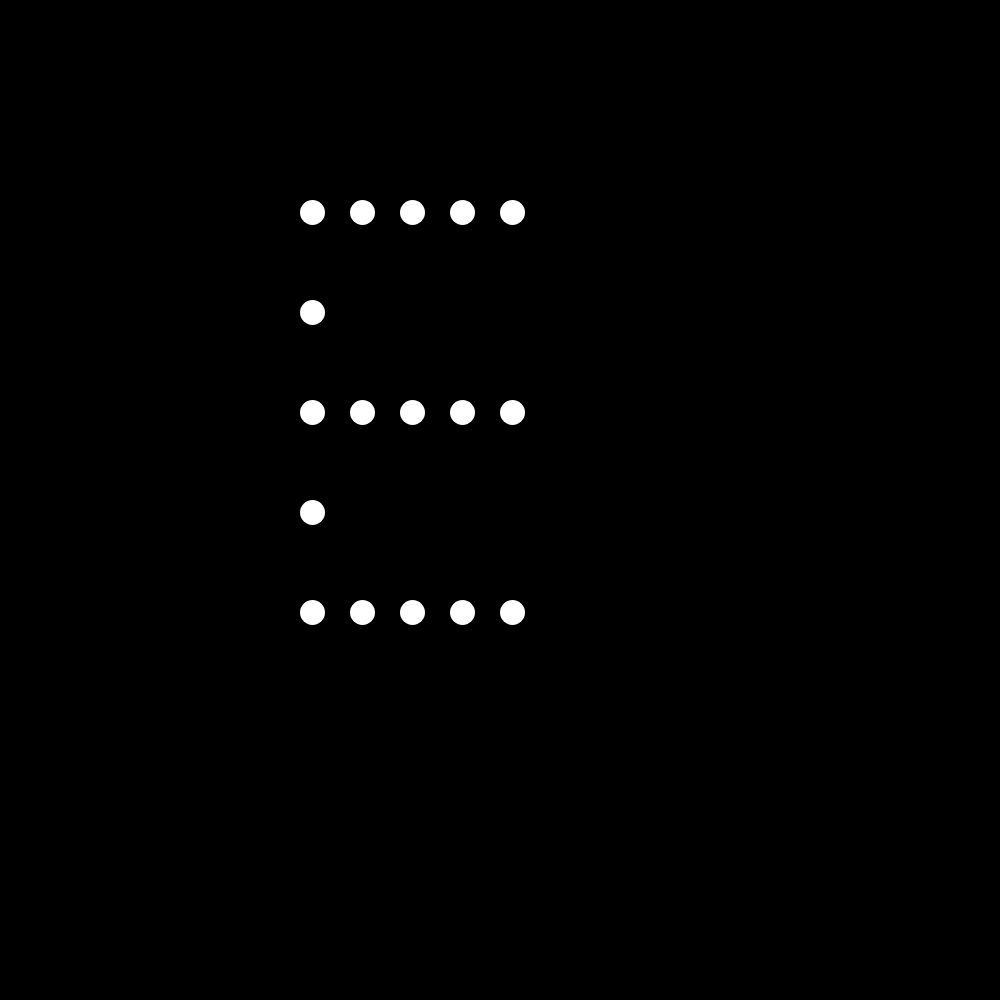
Frame 1 (no input)
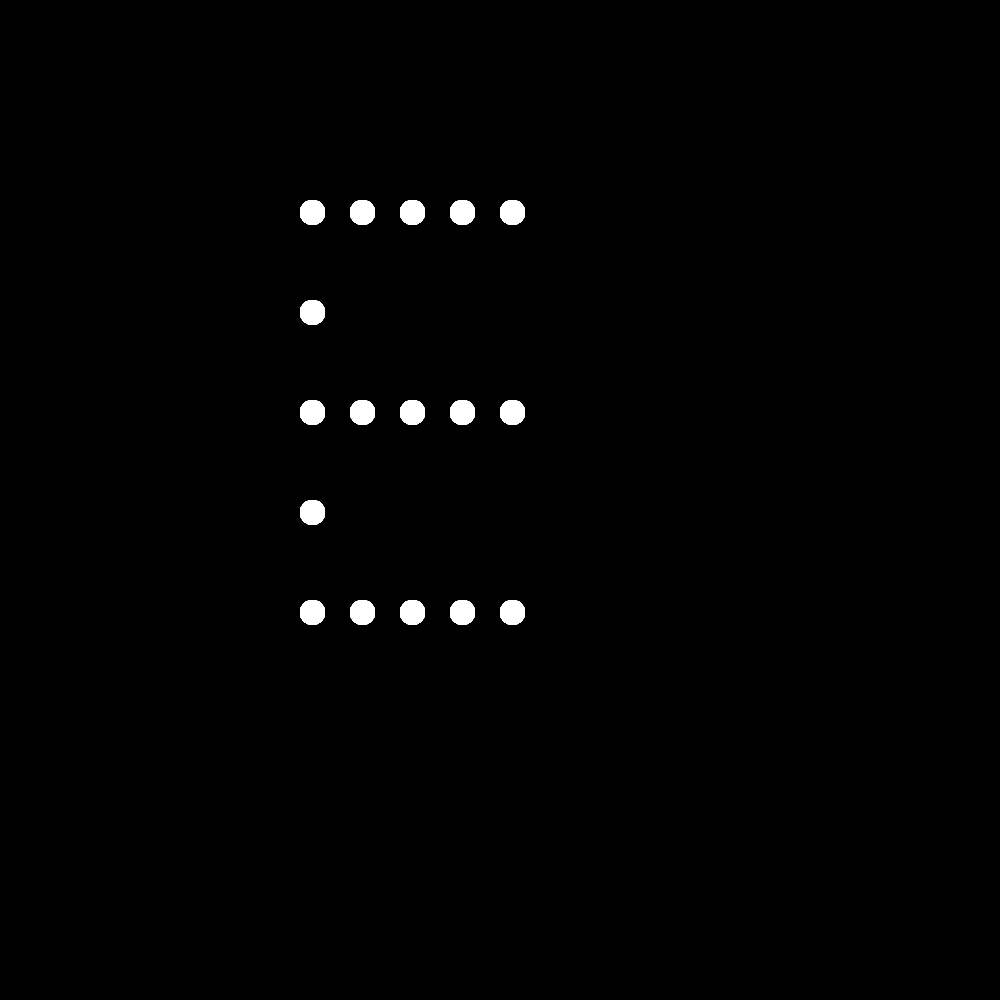
Frame 60 (no input)
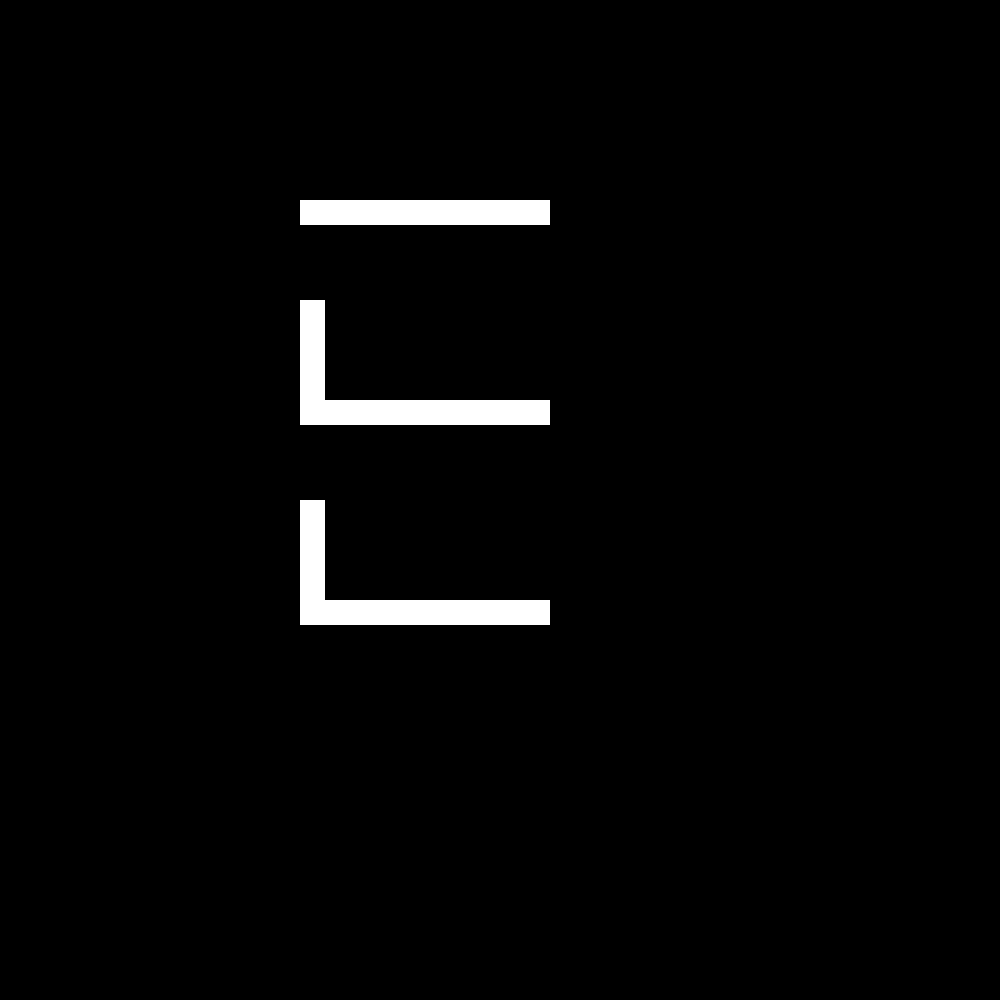
Frame 120 (the mouse pressed at the canvas centre since frame 60)

The p5.js sketch that drew these frames (run headless with seeded random() and noise() and a simulated clock; from frame 60 on, the mouse is pressed at the canvas centre):

// p5.js sketch
// ── sketch.js
function setup (){
    createCanvas (1000, 1000);
    background (0);
}

function draw (){
    if(mouseIsPressed === true){
        noStroke();
        fill (320);
        rect (300, 200, 50, 25);
    }
    else {
        noStroke();
        fill (320);
        //rect (300, 300, 25, 25);
        rect (300, 200, 25, 25, 45, 45);
    }

   if(mouseIsPressed === true){
        noStroke();
        fill (320);
        rect (350, 200, 50, 25);
    }
    else {
        noStroke();
        fill (320);
        rect (350, 200, 25, 25, 45, 45);
    }

    if(mouseIsPressed === true){
        noStroke();
        fill (320);
        rect (400, 200, 50, 25);
    }
    else {
        noStroke();
        fill (320);
        rect (400, 200, 25, 25, 45, 45);
    }

    if(mouseIsPressed === true){
        noStroke();
        fill (320);
        rect (450, 200, 50, 25);
    }
    else {
        noStroke();
        fill (320);
        rect (450, 200, 25, 25, 45, 45);
    }

    if(mouseIsPressed === true){
        noStroke();
        fill (320);
        rect (500, 200, 50, 25);
    }
    else {
        noStroke();
        fill (320);
        rect (500, 200, 25, 25, 45, 45);
    } 

    

     // middle row

    if(mouseIsPressed === true){
        noStroke();
        fill (320);
        rect (300, 400, 50, 25);
    }
    else {
        noStroke();
        fill (320);
        //rect (300, 300, 25, 25);
        rect (300, 400, 25, 25, 45, 45);
    }

   if(mouseIsPressed === true){
        noStroke();
        fill (320);
        rect (350, 400, 50, 25);
    }
    else {
        noStroke();
        fill (320);
        rect (350, 400, 25, 25, 45, 45);
    }

    if(mouseIsPressed === true){
        noStroke();
        fill (320);
        rect (400, 400, 50, 25);
    }
    else {
        noStroke();
        fill (320);
        rect (400, 400, 25, 25, 45, 45);
    }

    if(mouseIsPressed === true){
        noStroke();
        fill (320);
        rect (450, 400, 50, 25);
    }
    else {
        noStroke();
        fill (320);
        rect (450, 400, 25, 25, 45, 45);
    }

    if(mouseIsPressed === true){
        noStroke();
        fill (320);
        rect (500, 400, 50, 25);
    }
    else {
        noStroke();
        fill (320);
        rect (500, 400, 25, 25, 45, 45);
    } 



    // bottom row

    if(mouseIsPressed === true){
        noStroke();
        fill (320);
        rect (300, 600, 50, 25);
    }
    else {
        noStroke();
        fill (320);
        //rect (300, 300, 25, 25);
        rect (300, 600, 25, 25, 45, 45);
    }

   if(mouseIsPressed === true){
        noStroke();
        fill (320);
        rect (350, 600, 50, 25);
    }
    else {
        noStroke();
        fill (320);
        rect (350, 600, 25, 25, 45, 45);
    }

    if(mouseIsPressed === true){
        noStroke();
        fill (320);
        rect (400, 600, 50, 25);
    }
    else {
        noStroke();
        fill (320);
        rect (400, 600, 25, 25, 45, 45);
    }

    if(mouseIsPressed === true){
        noStroke();
        fill (320);
        rect (450, 600, 50, 25);
    }
    else {
        noStroke();
        fill (320);
        rect (450, 600, 25, 25, 45, 45);
    }

    if(mouseIsPressed === true){
        noStroke();
        fill (320);
        rect (500, 600, 50, 25);
    }
    else {
        noStroke();
        fill (320);
        rect (500, 600, 25, 25, 45, 45);
    } 


    // vertical bar

    if(mouseIsPressed === true){
        noStroke();
        fill (320);
        rect (300, 300, 25, 100);
    }
    else {
        noStroke();
        fill (320);
        rect (300, 300, 25, 25, 45, 45);
    }

   if(mouseIsPressed === true){
        noStroke();
        fill (320);
        rect (300, 500, 25, 100);
    }
    else {
        noStroke();
        fill (320);
        rect (300, 500, 25, 25, 45, 45);
    }

}
